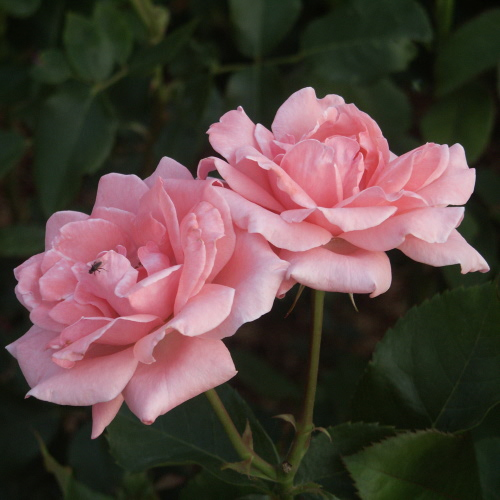
#> input picture T8/src/rose.png, 500 x 500 px, found by its file name
$ jupyter execute --allow-errors T08_MC_Esteban_Reyes_Codigo.ipynb   (older library calls are emulated)
#> lines starting #> are read from the running program, lines starting #| are printed output that depends on the picture
[cell 1]
# Librerías
import numpy as np
import cv2
import time
import matplotlib.pyplot as plt

# Funciones

[cell 2]
def read_histogram(filename):
  values = []
  with open(filename) as f:
    for i, line in enumerate(f):
      if i == 0 :
        # Leo tamaños
        shape = np.int_(line.split())
      else :
        # Leo valores
        values.append(np.int_(line.split())[0])
  values = np.array(values, dtype = np.float64)
  # Regreso histograma como tensor
  return values.reshape(shape)

[cell 3]
# [14 lines left out: function get_h_j, not called in this run]

[cell 4]
# [87 lines left out: functions f, f_grad_alpha, f_grad_mu, not called in this run]

# Descenso Gradiente

[cell 5]
# [23 lines left out: function back_tracking, not called in this run]

[cell 6]
# Descenso Gradiente
# [71 lines left out: function des_grad, not called in this run]

# Optimización Iterativa

[cell 7]
# [100 lines left out: function optimization_iter, not called in this run]

# Segmentación

## Segmentación con F

[cell 8]
RED  = 1
BLUE = 2

# [52 lines left out: functions rgb_to_class, f_, F1, F2, get_c_label, get_c_labels and 1 more, not called in this run]

## Segmentación con H

[cell 9]
# [38 lines left out: functions H1, H2, get_c_label_h, get_c_labels_h, histogram_segmentation, not called in this run]

[cell 10]
# [11 lines left out: function plot_img, not called in this run]

# Parámetros Generales

[cell 11]
nbins        = 3
radial_size = 10
sigma       = 0.5

# rose.png

[cell 12]
img_name    = '/content/drive/MyDrive/CIMAT/Segundo_Semestre/Optimización/T08/src/rose/rose.png'
img_name2   = '/content/drive/MyDrive/CIMAT/Segundo_Semestre/Optimización/T08/src/rose/Strokes.png'

#> (a cell that did not finish here is left out)

[cell 14]
img   = cv2.imread(img_name)
#> img is the input picture: shape (500, 500, 3); mean B, G, R 63.8, 67.9, 86.7
img_s = cv2.imread(img_name2)
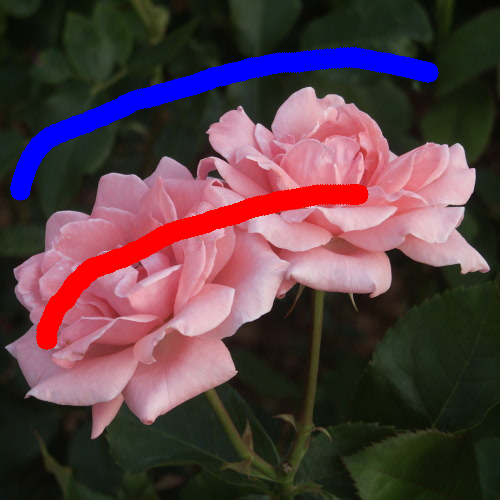
#> input picture T8/src/ejemplo/3bins/Strokes.png, 500 x 500 px, found by its file name
#> img_s is the input picture: shape (500, 500, 3); mean B, G, R 68.6, 63, 87.5

[cell 15]
print(img.shape)
#| (500, 500, 3)
plt.imshow(cv2.cvtColor(img, cv2.COLOR_BGR2RGB))
plt.show()
plt.imshow(cv2.cvtColor(img_s, cv2.COLOR_BGR2RGB))

#> (a cell that did not finish here is left out)

[cell 17]
n     = radial_size
# Creo muestra aleatoria
alpha = np.random.sample(n)
mu    = np.random.sample((n, 3))

#> (a cell that did not finish here is left out)

[cell 19]
# 1599901

#> (a cell that did not finish here is left out)

[cell 21]
# 47146719

## Resultados

### Con F

#> (a cell that did not finish here is left out)

### Con H

#> (a cell that did not finish here is left out)

# person1.bmp

[cell 24]
img_dir    = '/content/drive/MyDrive/CIMAT/Segundo_Semestre/Optimización/T08/src/person1/person1.bmp'
img_dr_seg = '/content/drive/MyDrive/CIMAT/Segundo_Semestre/Optimización/T08/src/person1/Strokes.png'

#> (a cell that did not finish here is left out)

[cell 26]
img   = cv2.imread(img_dir)
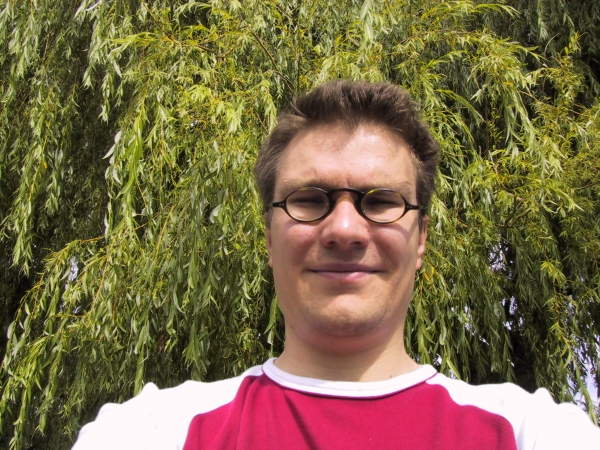
#> input picture T8/src/images/person1.bmp, 600 x 450 px, found by its file name
#> img is the input picture: shape (450, 600, 3); mean B, G, R 71.1, 105.5, 123.5
img_s = cv2.imread(img_dr_seg)

[cell 27]
print(img.shape)
#| (450, 600, 3)
plt.imshow(cv2.cvtColor(img, cv2.COLOR_BGR2RGB))
plt.show()
plt.imshow(cv2.cvtColor(img_s, cv2.COLOR_BGR2RGB))
